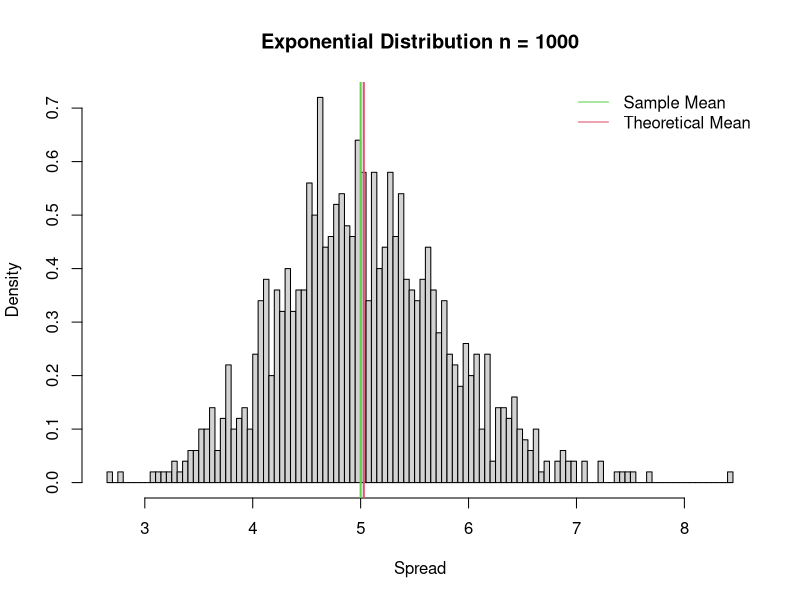
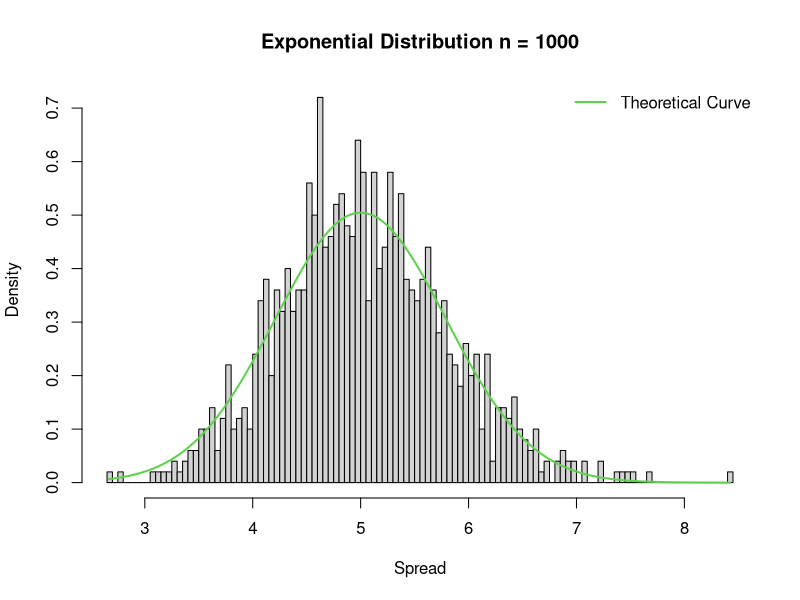
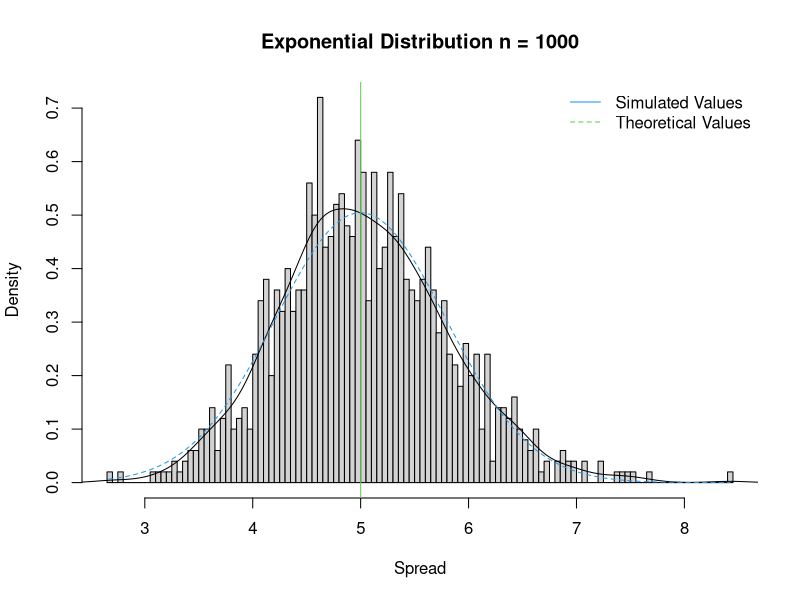
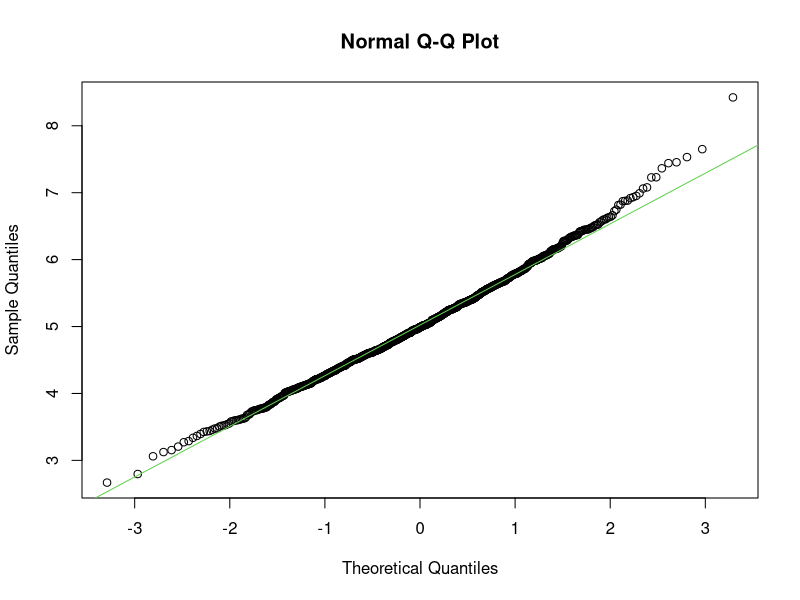

The R script that drew these images, in order:
## ---- chunk 1
          lambda = 0.2
          n = 40 
          nosim = 1000

          set.seed(999)
## ---- chunk 2
            exp_sim <- function(n, lambda)
            {
                      mean(rexp(n,lambda))
            }
            
            sim <- data.frame(ncol=2,nrow=1000)
            names(sim) <- c("Index","Mean")

            for (i in 1:nosim)
            {
                      sim[i,1] <- i
                      sim[i,2] <- exp_sim(n,lambda)
            }
## ---- chunk 3
        sample_mean <- mean(sim$Mean)
        sample_mean
## ---- chunk 4
        theor_mean <- 1/lambda
        theor_mean
## ---- chunk 5

          hist(sim$Mean, 
                 breaks = 100, 
                 prob = TRUE, 
                 main="Exponential Distribution n = 1000", 
                 xlab="Spread")
                        abline(v = theor_mean, 
                                col= 3,
                                lwd = 2)
                        abline(v = sample_mean, 
                                col = 2,
                                lwd = 2)

                legend('topright', c("Sample Mean", "Theoretical Mean"), 
                                bty = "n",       
                                lty = c(1,1), 
                                col = c(col = 3, col = 2))

## ---- chunk 6

              sample_var <- var(sim$Mean)
              theor_var <- ((1/lambda)^2)/40

## ---- chunk 7

              sample_var
              theor_var

## ---- chunk 8

          hist(sim$Mean, 
                        breaks = 100, 
                        prob = TRUE, 
                        main = "Exponential Distribution n = 1000", 
                        xlab = "Spread")
                        xfit <- seq(min(sim$Mean), max(sim$Mean), length = 100)
                        yfit <- dnorm(xfit, mean = 1/lambda, sd = (1/lambda/sqrt(40)))
                        lines(xfit, yfit, pch = 22, col = 3, lwd = 2)
                        legend('topright', c("Theoretical Curve"), 
                        lty = 1,lwd = 2, bty = "n", col = 3)
                        


## ---- chunk 9

          hist(sim$Mean, 
                        breaks = 100, 
                        prob = TRUE, 
                        main = "Exponential Distribution n = 1000", 
                        xlab = "Spread")
                        lines(density(sim$Mean))
                        abline(v = 1/lambda, col = 3)
                        xfit <- seq(min(sim$Mean), max(sim$Mean), length = 100)
                        yfit <- dnorm(xfit, mean = 1/lambda, sd = (1/lambda/sqrt(40)))
                        lines(xfit, yfit, pch = 22, col = 4, lty = 2)
                        legend('topright', c("Simulated Values", "Theoretical Values"), 
                        bty = "n", lty = c(1,2), col = c(4, 3))

## ---- chunk 10

            qqnorm(sim$Mean, 
                            main ="Normal Q-Q Plot")
                            qqline(sim$Mean, 
                            col = "3")

